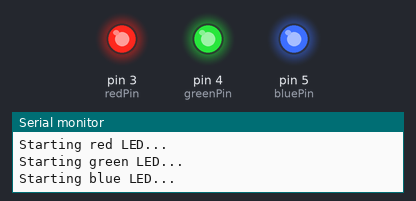
This sketch was run on a simulated Arduino Uno, built with avr-gcc and run on an emulated ATmega328P. On the bench: output pins drawn as LEDs (lit = HIGH), the last lines printed to the serial monitor.

Above: at 0.16 s.
At 0.83 s:
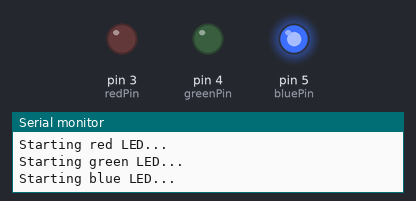
At 2.5 s:
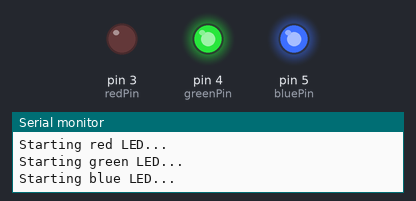
Timing chart, 0 to 3.0 s (numbered marks = the images above):
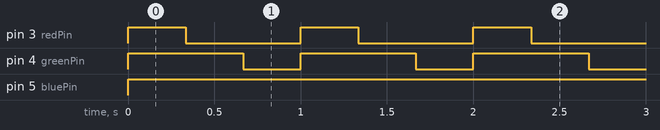

Measured:
- by itself, pin 3 (redPin): alternates HIGH for 0.33 s and LOW for 0.67 s
- by itself, pin 4 (greenPin): alternates HIGH for 0.67 s and LOW for 0.33 s
- by itself, pin 5 (bluePin): LOW → HIGH at 0.00 s

The sketch:

led_patterns.ino
```cpp
int redPin = 3;
int bluePin = 5;
int greenPin = 4;
int nol = 3;
int delay_time = 0;
boolean close_LED = false;

void setup() {
  // put your setup code here, to run once:
  pinMode(redPin, OUTPUT);
  pinMode(greenPin, OUTPUT);
  pinMode(bluePin, OUTPUT);
  Serial.begin(9600);
  delay_time = 1000/nol;
}

void loop() {
  // put your main code here, to run repeatedly:
  Serial.println("Starting red LED...");
  onLED(redPin);
  if(close_LED)
    offLED(redPin, delay_time);

  Serial.println("Starting green LED...");
  onLED(greenPin);
  if(close_LED)
    offLED(greenPin, delay_time);

  Serial.println("Starting blue LED...");
  onLED(bluePin);
  if(close_LED)
    offLED(bluePin, delay_time);

  if(!close_LED){
    offLED(redPin, delay_time);
    offLED(greenPin, delay_time);
    offLED(bluePin, delay_time);
  }
}

void onLED(int pin) {
  digitalWrite(pin, HIGH);
}

void offLED(int pin, int delayTime) {
  delay(delayTime);
  digitalWrite(pin, LOW);
}
```
